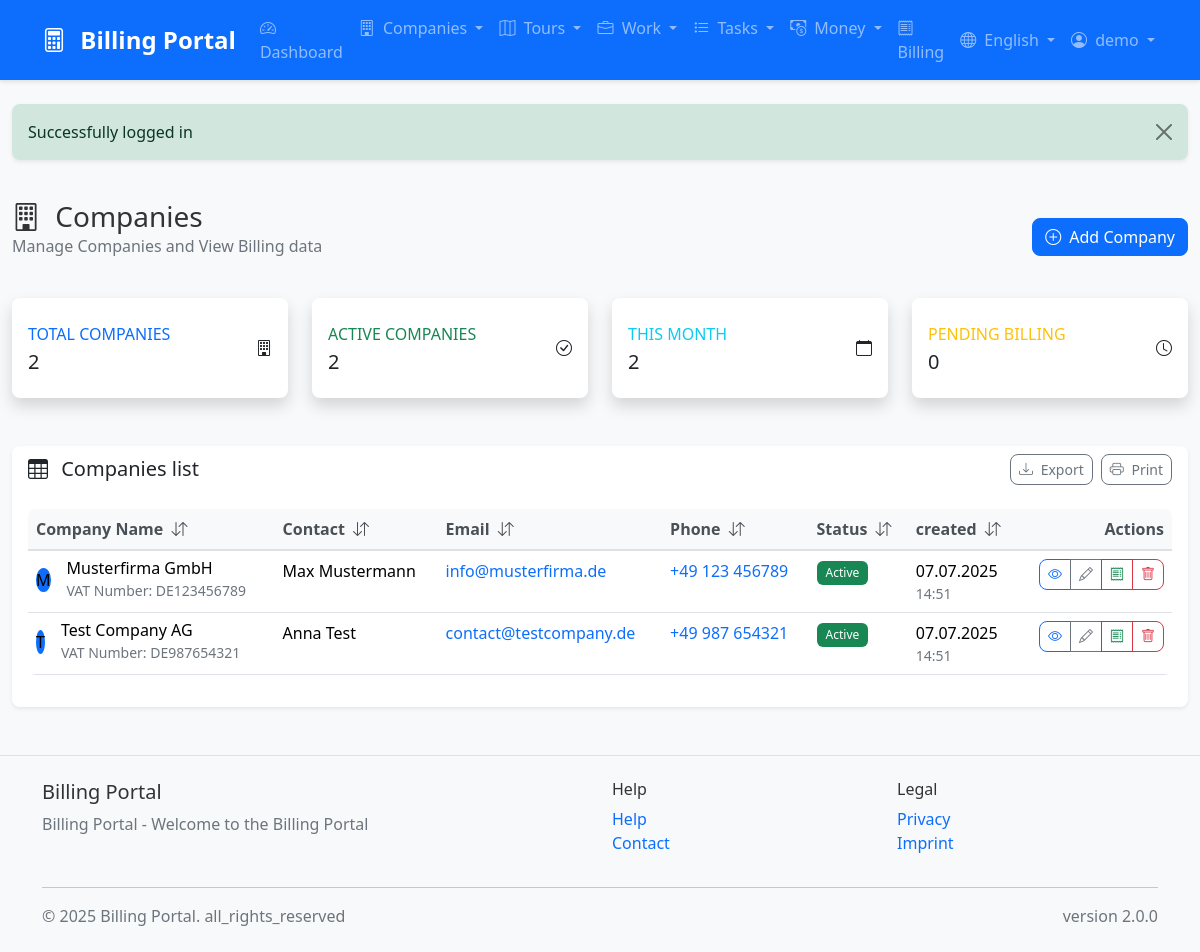
/company (signed in), run on the app's committed database.
### tables this page shows
CREATE TABLE companies (
    id INT AUTO_INCREMENT PRIMARY KEY,
    user_id INT NOT NULL,
    company_name VARCHAR(100) NOT NULL,
    company_address TEXT,
    company_phone VARCHAR(20),
    company_email VARCHAR(100),
    company_contact VARCHAR(100),
    company_vat VARCHAR(50),
    company_registration VARCHAR(50),
    company_bank TEXT,
    status ENUM('active', 'inactive') DEFAULT 'active',
    created_at TIMESTAMP DEFAULT CURRENT_TIMESTAMP,
    updated_at TIMESTAMP DEFAULT CURRENT_TIMESTAMP ON UPDATE CURRENT_TIMESTAMP,
    FOREIGN KEY (user_id) REFERENCES users(id) ON DELETE CASCADE,
    INDEX idx_user_id (user_id),
    INDEX idx_company_name (company_name),
    INDEX idx_status (status)
);

### templates/company/overview.php (the view, shortened to what the rows shown need)
<?php
$localization = new BillingPages\Core\Localization();
?>
<?php include __DIR__ . '/../layout/header.php'; ?>
<div class="container-fluid">
    <div class="d-flex justify-content-between align-items-center mb-4">
        <div>
            <h1 class="h3 mb-0">
                <i class="bi bi-building me-2"></i>
                <?= $localization->get('companies') ?>
            </h1>
        </div>
    </div>
    <div class="row mb-4">
        <div class="col-xl-3 col-md-6 mb-4">
            <div class="card border-left-primary shadow h-100 py-2">
                <div class="card-body">
                    <div class="row no-gutters align-items-center">
                        <div class="col mr-2">
                            <div class="text-xs font-weight-bold text-primary text-uppercase mb-1">
                                <?= $localization->get('total') ?> <?= $localization->get('companies') ?>
                            </div>
                            <div class="h5 mb-0 font-weight-bold text-gray-800">
                                <?= number_format($pagination['total_records']) ?>
                            </div>
                        </div>
                    </div>
                </div>
            </div>
        </div>
    </div>
    <div class="card border-0 shadow-sm">
        <div class="card-body">
            <?php if (empty($companies)): ?>
                <div class="text-center py-5">
                    <i class="bi bi-building fa-3x text-muted mb-3"></i>
                    <h5 class="text-muted"><?= $localization->get('no') ?> <?= $localization->get('companies') ?> <?= $localization->get('found') ?></h5>
                    <p class="text-muted"><?= $localization->get('start') ?> <?= $localization->get('by') ?> <?= $localization->get('adding') ?> <?= $localization->get('your') ?> <?= $localization->get('first') ?> <?= $localization->get('company') ?></p>
                    <a href="/company/add" class="btn btn-primary">
                        <i class="bi bi-plus-circle me-1"></i>
                        <?= $localization->get('add') ?> <?= $localization->get('company') ?>
                    </a>
                </div>
            <?php else: ?>
                <div class="table-responsive">
                    <table class="table table-hover" id="companiesTable">
                        <thead class="table-light">
                            <tr>
                                <th scope="col" class="sortable" data-sort="company_name">
                                    <?= $localization->get('company_name') ?>
                                    <i class="bi bi-arrow-down-up ms-1"></i>
                                </th>
                                <th scope="col" class="sortable" data-sort="company_contact">
                                    <?= $localization->get('company_contact') ?>
                                    <i class="bi bi-arrow-down-up ms-1"></i>
                                </th>
                                <th scope="col" class="sortable" data-sort="company_email">
                                    <?= $localization->get('company_email') ?>
                                    <i class="bi bi-arrow-down-up ms-1"></i>
                                </th>
                                <th scope="col" class="sortable" data-sort="company_phone">
                                    <?= $localization->get('company_phone') ?>
                                    <i class="bi bi-arrow-down-up ms-1"></i>
                                </th>
                                <th scope="col" class="sortable" data-sort="status">
                                    <?= $localization->get('status') ?>
                                    <i class="bi bi-arrow-down-up ms-1"></i>
                                </th>
                                <th scope="col" class="sortable" data-sort="created_at">
                                    <?= $localization->get('created') ?>
                                    <i class="bi bi-arrow-down-up ms-1"></i>
                                </th>
                                <th scope="col" class="text-end"><?= $localization->get('actions') ?></th>
                            </tr>
                        </thead>
                        <tbody>
                            <?php foreach ($companies as $company): ?>
                                <tr>
                                    <td>
                                        <div class="d-flex align-items-center">
                                            <div class="avatar-sm me-3">
                                                <div class="avatar-title bg-primary rounded-circle">
                                                    <?= strtoupper(substr($company['company_name'], 0, 1)) ?>
                                                </div>
                                            </div>
                                            <div>
                                                <h6 class="mb-0"><?= htmlspecialchars($company['company_name']) ?></h6>
                                                <?php if (!empty($company['company_vat'])): ?>
                                                    <small class="text-muted"><?= $localization->get('company_vat') ?>: <?= htmlspecialchars($company['company_vat']) ?></small>
                                                <?php endif; ?>
                                            </div>
                                        </div>
                                    </td>
                                    <td><?= htmlspecialchars($company['company_contact'] ?? '-') ?></td>
                                    <td>
                                        <?php if (!empty($company['company_email'])): ?>
                                            <a href="mailto:<?= htmlspecialchars($company['company_email']) ?>" class="text-decoration-none">
                                                <?= htmlspecialchars($company['company_email']) ?>
                                            </a>
                                        <?php else: ?>
                                            <span class="text-muted">-</span>
                                        <?php endif; ?>
                                    </td>
                                    <td>
                                        <?php if (!empty($company['company_phone'])): ?>
                                            <a href="tel:<?= htmlspecialchars($company['company_phone']) ?>" class="text-decoration-none">
                                                <?= htmlspecialchars($company['company_phone']) ?>
                                            </a>
                                        <?php else: ?>
                                            <span class="text-muted">-</span>
                                        <?php endif; ?>
                                    </td>
                                    <td>
                                        <span class="badge bg-<?= $company['status'] === 'active' ? 'success' : ($company['status'] === 'pending' ? 'warning' : 'secondary') ?>">
                                            <?= $localization->get($company['status']) ?>
                                        </span>
                                    </td>
                                    <td>
                                        <div class="d-flex flex-column">
                                            <span><?= date('d.m.Y', strtotime($company['created_at'])) ?></span>
                                            <small class="text-muted"><?= date('H:i', strtotime($company['created_at'])) ?></small>
                                        </div>
                                    </td>
                                    <td class="text-end">
                                        <div class="btn-group" role="group">
                                            <button type="button" class="btn btn-outline-primary btn-sm"
                                                    onclick="viewCompany(<?= $company['id'] ?>)"
                                                    title="<?= $localization->get('view') ?>">
                                                <i class="bi bi-eye"></i>
                                            </button>
                                            <button type="button" class="btn btn-outline-secondary btn-sm"
                                                    onclick="editCompany(<?= $company['id'] ?>)"
                                                    title="<?= $localization->get('edit') ?>">
                                                <i class="bi bi-pencil"></i>
                                            </button>
                                            <button type="button" class="btn btn-outline-success btn-sm"
                                                    onclick="generateInvoice(<?= $company['id'] ?>)"
                                                    title="<?= $localization->get('generate') ?> <?= $localization->get('invoice') ?>">
                                                <i class="bi bi-receipt"></i>
                                            </button>
                                            <button type="button" class="btn btn-outline-danger btn-sm"
                                                    onclick="deleteCompany(<?= $company['id'] ?>)"
                                                    title="<?= $localization->get('delete') ?>">
                                                <i class="bi bi-trash"></i>
                                            </button>
                                        </div>
                                    </td>
                                </tr>
                            <?php endforeach; ?>
                        </tbody>
                    </table>
                </div>
            <?php endif; ?>
        </div>
    </div>
</div>
<?php include __DIR__ . '/../layout/footer.php'; ?>

### data on the page
companies: user "2", company_name "M", company_name "Musterfirma GmbH", company_vat "DE123456789", company_contact "Max Mustermann", company_email "info@musterfirma.de", company_phone "+49 123 456789", status "Active", created_at "07.07.2025", created_at "14:51"
companies: company_name "T", company_name "Test Company AG", company_vat "DE987654321", company_contact "Anna Test", company_email "contact@testcompany.de", company_phone "+49 987 654321", status "Active", created_at "07.07.2025", created_at "14:51"

### other printed values
$localization->get('app_name') "Billing Portal"
$localization->get('nav_dashboard') "Dashboard"
$localization->get('nav_company') "Companies"
$localization->get('nav_tours') "Tours"
$localization->get('nav_work') "Work"
$localization->get('nav_tasks') "Tasks"
$localization->get('nav_money') "Money"
$localization->get('nav_billing') "Billing"
$localization->getLocaleName($locale) "English"
$session->getUsername() "demo"
$session->getFlash('success') "Successfully logged in"
$localization->get('companies') "Companies"
$localization->get('manage') "Manage"
$localization->get('and') "and"
$localization->get('view') "View"
